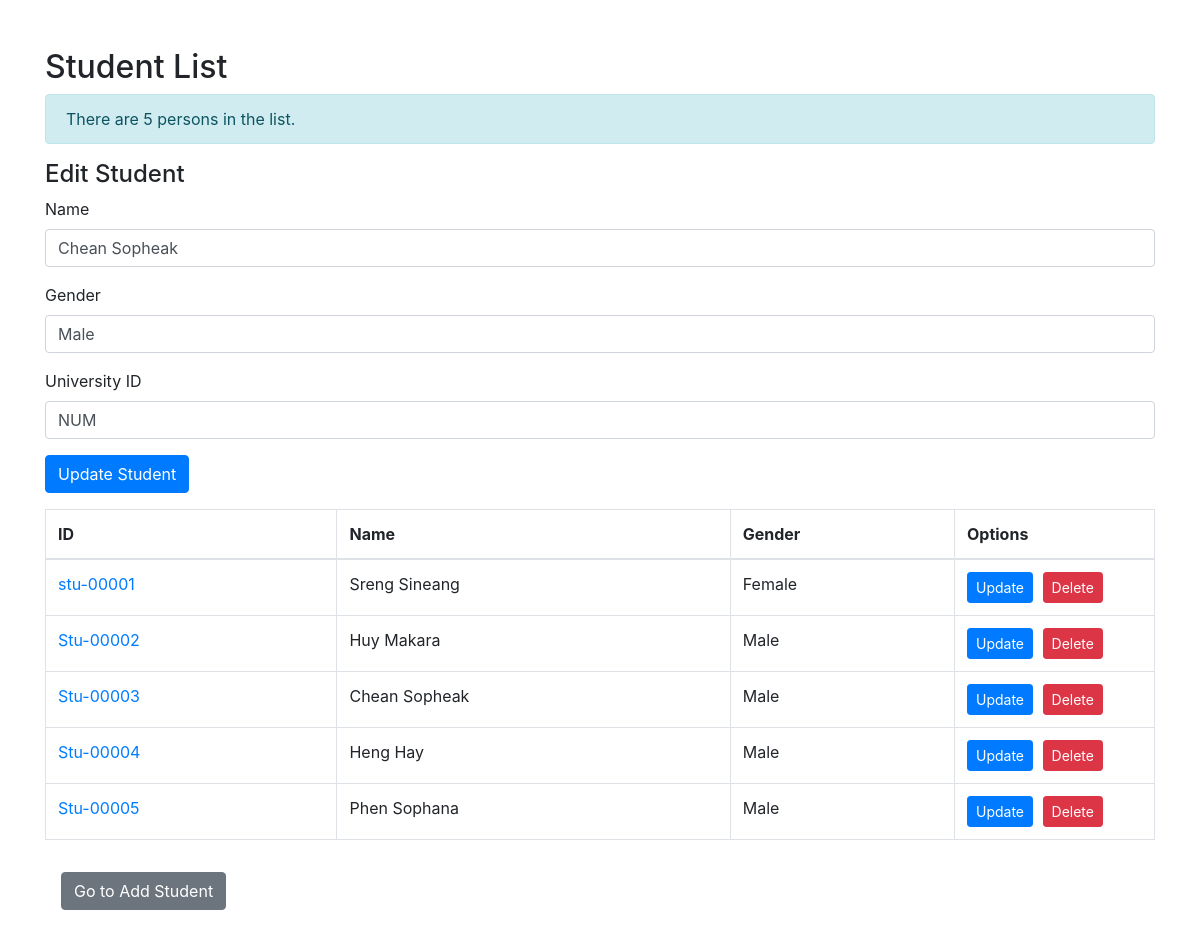
/studentList.php?edit=Stu-00003, run on the app's committed database.
### tables this page shows
CREATE TABLE `student` (
  `student_id` varchar(10) NOT NULL,
  `student_name` varchar(40) NOT NULL,
  `gender` varchar(6) NOT NULL,
  `stu_university_id` varchar(10) NOT NULL,
  `stu_faculty_id` varchar(15) NOT NULL,
  `stu_province_id` varchar(12) NOT NULL
);

### studentList.php (the view, shortened to what this page needs)
<?php
include 'db.php';
$sql = "SELECT * FROM student";
$result = $conn->query($sql);
$totalStudents = $result->num_rows;
?>
<!DOCTYPE html>
<html lang="en">
<head>
    <link href="https://maxcdn.bootstrapcdn.com/bootstrap/4.5.2/css/bootstrap.min.css" rel="stylesheet">
</head>
<body>
<div class="container">
    <h2 class="mt-5">Student List</h2>
    <div class="mb-3">
        <?php
        if ($totalStudents > 0) {
            echo "<div class='alert alert-info'>There are {$totalStudents} " . ($totalStudents > 1 ? "persons" : "person") . " in the list.</div>";
        } else {
            echo "<div class='alert alert-info'>There are no students in the list.</div>";
        }
        ?>
    </div>
    <?php if (isset($_GET['edit'])): ?>
    <div class="mb-3">
        <h4>Edit Student</h4>
        <?php
        $editId = $conn->real_escape_string($_GET['edit']);
        $sql = "SELECT * FROM student WHERE student_id='$editId'";
        $editResult = $conn->query($sql);
        $editStudent = $editResult->fetch_assoc();
        ?>
        <form method="POST" action="">
            <div class="form-group">
                <label for="student_name">Name</label>
                <input type="text" id="student_name" name="student_name" class="form-control" value="<?php echo htmlspecialchars($editStudent['student_name']); ?>" required>
            </div>
            <div class="form-group">
                <label for="gender">Gender</label>
                <input type="text" id="gender" name="gender" class="form-control" value="<?php echo htmlspecialchars($editStudent['gender']); ?>" required>
            </div>
            <div class="form-group">
                <label for="stu_university_id">University ID</label>
                <input type="text" id="stu_university_id" name="stu_university_id" class="form-control" value="<?php echo htmlspecialchars($editStudent['stu_university_id']); ?>" required>
            </div>
            <button type="submit" class="btn btn-primary" name="update">Update Student</button>
        </form>
    </div>
    <?php endif; ?>
    <table class="table table-bordered">
        <thead>
            <tr>
                <th>ID</th>
                <th>Name</th>
                <th>Gender</th>
                <th class="options-column">Options</th>
            </tr>
        </thead>
        <tbody>
            <?php
            if ($totalStudents > 0) {
                while ($row = $result->fetch_assoc()) {
                    echo "<tr>
                        <td><a href='student_detail.php?id={$row['student_id']}'>{$row['student_id']}</a></td>
                        <td>{$row['student_name']}</td>
                        <td>{$row['gender']}</td>
                        <td class='options-column'>
                            <a href='?edit={$row['student_id']}' class='btn btn-primary btn-sm options-button'>Update</a>
                            <form method='POST' action='' style='display:inline;' onsubmit='return confirmDelete();'>
                                <input type='hidden' name='student_id' value='{$row['student_id']}'>
                                <button type='submit' class='btn btn-danger btn-sm options-button' name='delete'>Delete</button>
                            </form>
                        </td>
                    </tr>";
                }
            } else {
                echo "<tr><td colspan='4'>No students found</td></tr>";
            }
            ?>
        </tbody>
    </table>
    <a href="index.php" class="btn btn-secondary m-3">Go to Add Student</a>
</div>
</body>
</html>

### studentList.php (style rules this page uses)
.container { margin-top: 20px; }
.btn-sm { margin-right: 5px; }
.options-column { width: 200px; }
.options-button { margin-right: 5px; }

### data on the page
student: student_name "Chean Sopheak", gender "Male", stu_university_id "NUM", student_id "Stu-00003"
student: student_id "stu-00001", student_name "Sreng Sineang", gender "Female"
student: student_id "Stu-00002", student_name "Huy Makara", gender "Male"
student: student_id "Stu-00004", student_name "Heng Hay", gender "Male"
student: student_id "Stu-00005", student_name "Phen Sophana", gender "Male"

### other printed values
$totalStudents "5"
